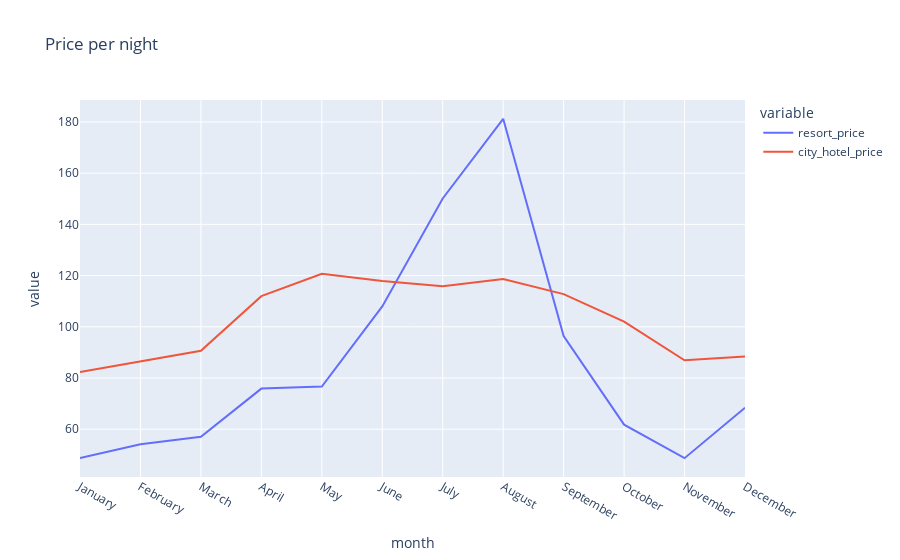

Notebook source saved alongside this figure:
### Code cell
px.line(all_hotels, x='month', y=['resort_price', 'city_hotel_price'], title="Price per night")

### Figure 1 — Plotly figure (JSON) as saved in the notebook; plotly's stock layout.template omitted (floating-point values rounded to 4 significant figures)
{"data": [{"hovertemplate": "variable=resort_price<br>month=%{x}<br>value=%{y}<extra></extra>", "legendgroup": "resort_price", "line": {"color": "#636efa", "dash": "solid"}, "marker": {"symbol": "circle"}, "mode": "lines", "name": "resort_price", "orientation": "v", "showlegend": true, "type": "scatter", "x": ["January", "February", "March", "April", "May", "June", "July", "August", "September", "October", "November", "December"], "xaxis": "x", "y": [48.76, 54.15, 57.06, 75.87, 76.66, 108.0, 150.1, 181.2, 96.42, 61.78, 48.71, 68.41], "yaxis": "y"}, {"hovertemplate": "variable=city_hotel_price<br>month=%{x}<br>value=%{y}<extra></extra>", "legendgroup": "city_hotel_price", "line": {"color": "#EF553B", "dash": "solid"}, "marker": {"symbol": "circle"}, "mode": "lines", "name": "city_hotel_price", "orientation": "v", "showlegend": true, "type": "scatter", "x": ["January", "February", "March", "April", "May", "June", "July", "August", "September", "October", "November", "December"], "xaxis": "x", "y": [82.33, 86.52, 90.66, 112.0, 120.7, 117.9, 115.8, 118.7, 112.8, 102.0, 86.95, 88.4], "yaxis": "y"}], "layout": {"legend": {"title": {"text": "variable"}, "tracegroupgap": 0}, "title": {"text": "Price per night"}, "xaxis": {"anchor": "y", "domain": [0, 1], "title": {"text": "month"}}, "yaxis": {"anchor": "x", "domain": [0, 1], "title": {"text": "value"}}}}
